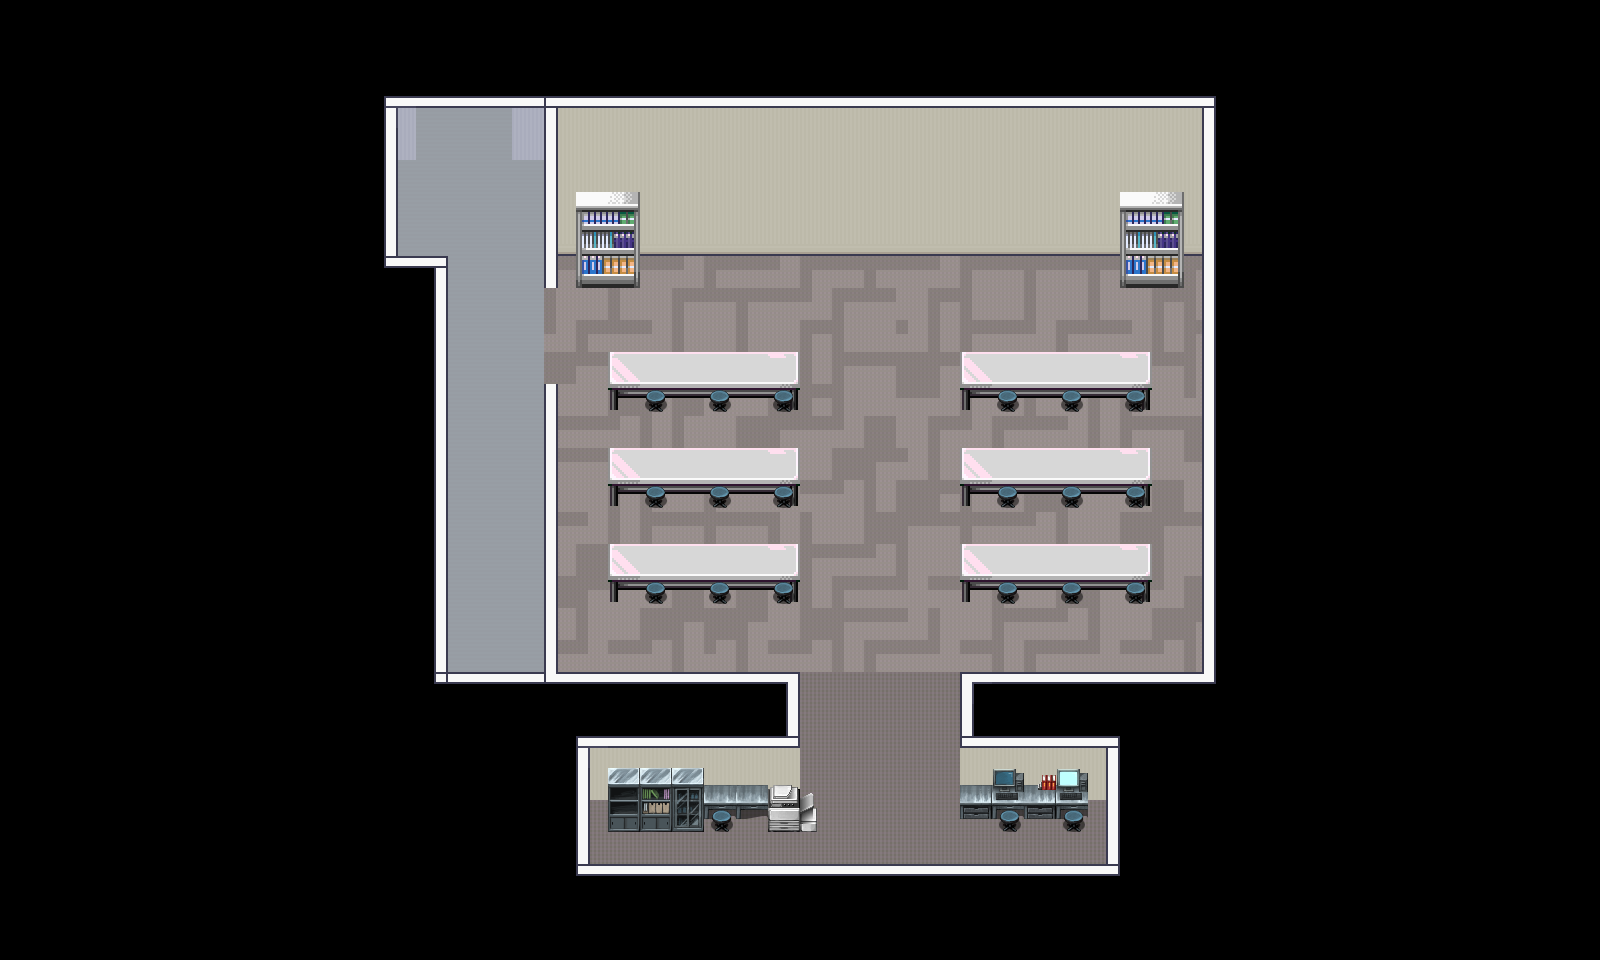

A level layout from a 2D game, rendered from its tile map. Below: a short description, then the map file with tile-grid data replaced by summaries:
An orthogonal 50x30 tile map with 32x32 px tiles, 5 tile layers (Tile Layer 5, fond, contour, classe, ...), 7 tilesets and 37 objects.

<map version="1.10" tiledversion="1.11.0" orientation="orthogonal" renderorder="right-down" width="50" height="30" tilewidth="32" tileheight="32" infinite="0" nextlayerid="13" nextobjectid="52">
 <tileset firstgid="1" source="../Asset/tile_set/Room_Builder_free_32x32.tsx" />
 <tileset firstgid="392" source="../Asset/tile_set/lab.tsx" />
 <tileset firstgid="648" source="../Asset/tile_set/lab3.tsx" />
 <tileset firstgid="904" source="../Asset/tile_set/Interiors_free_32x32.tsx" />
 <tileset firstgid="2328" source="../Asset/tile_set/lab2.tsx" />
 <tileset firstgid="2584" source="../Asset/tile_set/microscope.tsx" />
 <tileset firstgid="2598" source="../Asset/tile_set/squelette.tsx" />
 <layer id="9" name="Tile Layer 5" width="50" height="30">
  <data>[1500 cells, 1500 non-empty, 1 distinct tile ids]</data>
 </layer>
 <layer id="1" name="fond" width="50" height="30">
  <data>[1500 cells, 520 non-empty, 13 distinct tile ids]</data>
 </layer>
 <layer id="2" name="contour" width="50" height="30">
  <data>[1500 cells, 132 non-empty, 13 distinct tile ids]</data>
 </layer>
 <layer id="3" name="classe" width="50" height="30">
  <data>[1500 cells, 108 non-empty, 36 distinct tile ids]</data>
 </layer>
 <layer id="4" name="deco" width="50" height="30">
  <data>[1500 cells, 18 non-empty, 1 distinct tile ids]</data>
 </layer>
 <objectgroup id="5" name="level_explication">
  <object id="1" gid="2337" x="735.987" y="385.115" width="32" height="32" />
  <object id="3" gid="2388" x="882.308" y="180.527" width="70.9893" height="70.9893" />
  <object id="4" gid="2389" x="952.994" y="180.527" width="70.9893" height="70.9893" />
  <object id="5" gid="2390" x="1024.12" y="180.527" width="70.9893" height="70.9893" />
  <object id="6" gid="2406" x="1024.12" y="250.775" width="70.9893" height="70.9893" />
  <object id="7" gid="2405" x="952.994" y="250.775" width="70.9893" height="70.9893" />
  <object id="8" gid="2404" x="882.308" y="251.214" width="70.9893" height="70.9893" />
  <object id="9" gid="2407" x="1123.12" y="161.216" width="50.8973" height="44.2277" />
  <object id="12" gid="701" x="687.521" y="185.166" width="74.3493" height="74.3493" />
  <object id="13" gid="702" x="761.067" y="185.166" width="74.3493" height="74.3493" />
  <object id="14" gid="718" x="761.067" y="259.369" width="74.3493" height="74.3493" />
  <object id="15" gid="717" x="687.521" y="259.369" width="74.3493" height="74.3493" />
 </objectgroup>
 <objectgroup id="8" name="ascenceur">
  <object id="29" gid="1320" x="374.061" y="133.801" width="47.7157" height="47.7157" />
  <object id="30" gid="1321" x="421.556" y="133.801" width="47.7157" height="47.7157" />
  <object id="31" gid="1322" x="469.504" y="133.801" width="47.7157" height="47.7157" />
  <object id="32" gid="1323" x="516.999" y="133.801" width="47.7157" height="47.7157" />
  <object id="33" gid="1339" x="516.999" y="180.844" width="47.7157" height="47.7157" />
  <object id="34" gid="1338" x="469.504" y="181.748" width="47.7157" height="47.7157" />
  <object id="35" gid="1337" x="421.556" y="181.748" width="47.7157" height="47.7157" />
  <object id="36" gid="1336" x="374.061" y="180.844" width="47.7157" height="47.7157" />
 </objectgroup>
 <objectgroup id="6" name="Microscope">
  <object id="25" gid="2591" x="653.522" y="587.195" width="72.5484" height="72.5484" />
 </objectgroup>
 <objectgroup id="7" name="add_knowledge">
  <object id="26" gid="2337" x="1086" y="483.071" width="32" height="32" />
  <object id="27" gid="2360" x="986.08" y="569.244" width="32" height="32" />
  <object id="28" gid="2438" x="1084.61" y="380.389" width="32" height="32" />
 </objectgroup>
 <objectgroup id="10" name="Collision">
  <object id="38" x="399.904" y="172.266">
   <polygon points="0,0 0,78.4427 53.8332,75.3665 53.8332,495.266 399.904,495.266 407.594,658.303 193.8,662.918 195.338,682.913 -89.2093,798.27 -86.1331,-170.728 -13.8428,-163.038" />
  </object>
  <object id="39" x="407.594" y="179.957">
   <polygon points="-26.1476,4.61428 130.738,7.69046 133.814,116.895 241.48,106.128 236.866,83.057 704.446,83.057 705.984,109.205 824.417,110.743 824.417,-158.423 -9.22855,-152.271" />
  </object>
  <object id="40" x="1173.56" y="33.838">
   <polygon points="0,0 18.4571,53.8332 16.919,655.227 -66.1379,696.756 -73.8284,698.294 -75.3665,879.789 253.785,882.865 161.5,13.8428" />
  </object>
  <object id="41" x="1253.54" y="673.684">
   <polygon points="0,0 -292.237,1.53809 -295.314,144.581 -173.804,158.423 -155.347,183.033 -659.841,189.185 -655.227,163.038 -433.742,159.962 -441.432,-10.7666 -795.193,-15.3809 -910.55,0 -849.027,269.166 19.9952,259.938" />
  </object>
  <object id="42" x="544.484" y="381.447">
   <polygon points="0,0 -9.22855,309.156 16.919,315.309 18.4571,-3.07618" />
  </object>
  <object id="43" x="607.546" y="353.761">
   <polygon points="0,0 3.07618,64.5999 196.876,61.5237 192.261,-7.69046" />
  </object>
  <object id="45" x="956.693" y="353.761">
   <polygon points="0,0 3.07618,64.5999 196.876,61.5237 192.261,-7.69046" />
  </object>
  <object id="46" x="956.693" y="449.123">
   <polygon points="0,0 3.07618,64.5999 196.876,61.5237 192.261,-7.69046" />
  </object>
  <object id="47" x="953.617" y="541.408">
   <polygon points="0,0 3.07618,64.5999 196.876,61.5237 192.261,-7.69046" />
  </object>
  <object id="48" x="609.084" y="446.047">
   <polygon points="0,0 3.07618,64.5999 196.876,61.5237 192.261,-7.69046" />
  </object>
  <object id="49" x="607.546" y="541.408">
   <polygon points="0,0 3.07618,64.5999 196.876,61.5237 192.261,-7.69046" />
  </object>
 </objectgroup>
 <objectgroup id="11" name="TransitionSN2">
  <object id="50" x="390.675" y="158.423" width="158.423" height="49.2189">
   <ellipse />
  </object>
 </objectgroup>
 <objectgroup id="12" name="TransitionCarte2">
  <object id="51" x="787.503" y="787.503" width="193.8" height="98.4379">
   <ellipse />
  </object>
 </objectgroup>
</map>
